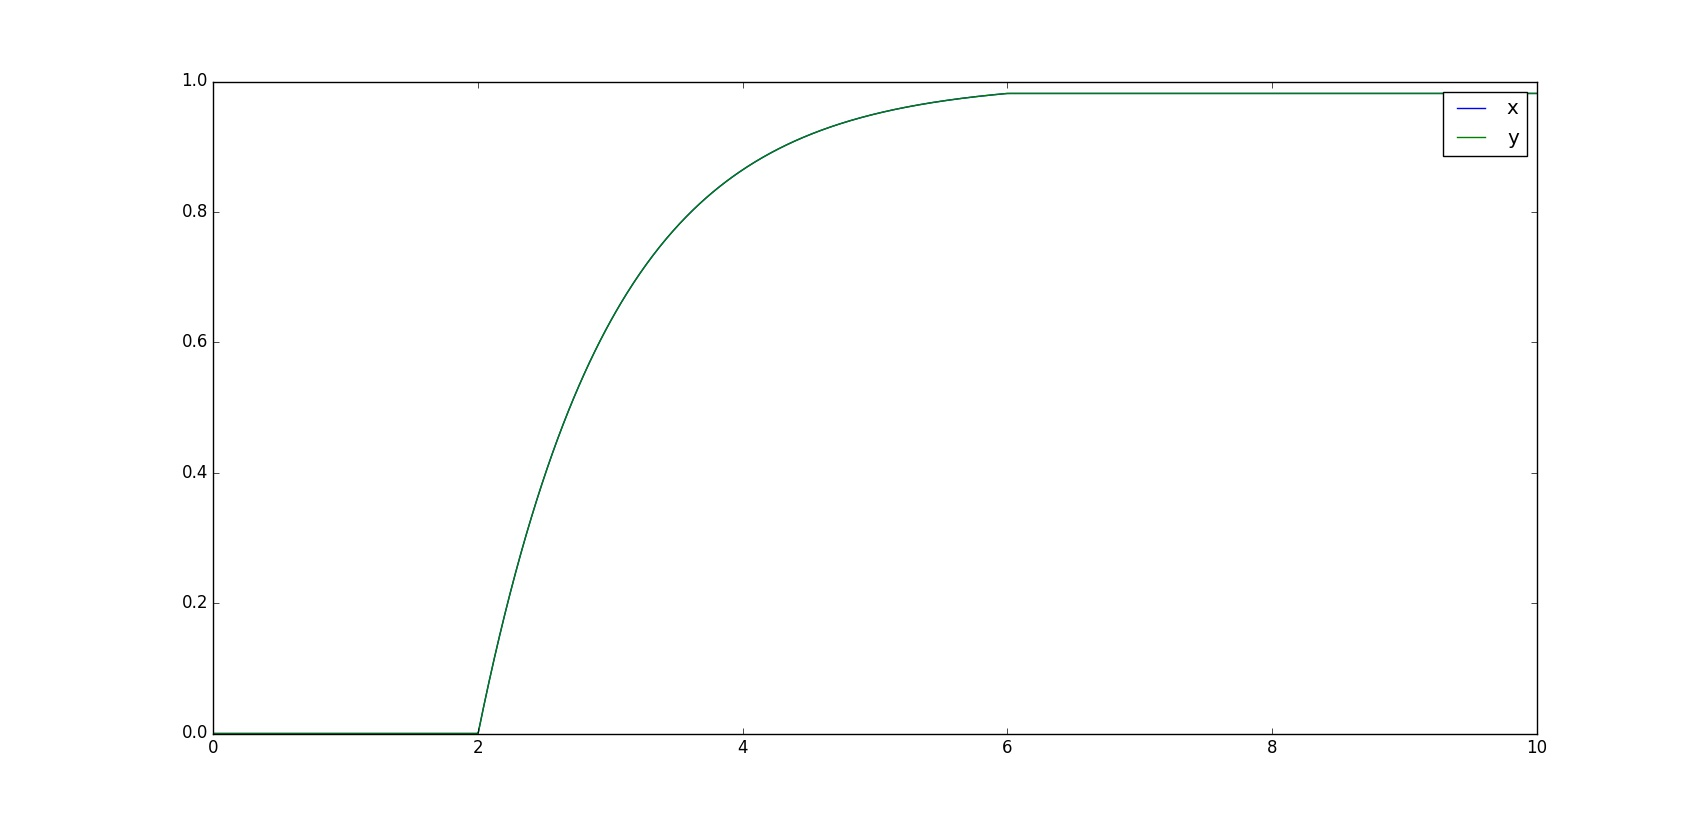

Python code for this plot:
# -*- coding: utf-8 -*-
"""
Created on Sun Nov 27 17:19:01 2016

@author: user
"""

import scipy.integrate as si
import numpy as np
import matplotlib.pyplot as plt
def sigm(t):
    if 2<t <6 :
        f=1
    else:
        f=0  
    return f
def sigm2(t):
    if 0.0<t  :
        f=1
    else:
        f=0  
    return f 	
def ode(y, t):
    #return [sigm2(y[1]),sigm2(y[0])*sigm(t)]

    return [0.5*sigm2(y[1])*sigm(t)+0.5*sigm(t)-y[0]*sigm(t),0.5*sigm2(y[0])*sigm(t)+0.5*sigm(t)-y[1]*sigm(t)]
    #return [1*sigm2(y[1])+sigm(t)-0.1*y[0],1*sigm2(y[0])+sigm(t)-0.1*y[1]]
t  = np.linspace(0, 10, 1000) 

yzero = np.array([0.,0.])
y = si.odeint(ode, yzero, t)

fig = plt.figure()
ax = fig.add_subplot(111)
plt.plot(t, y[:,0], label='x')
plt.plot(t, y[:,1], label='y')
handles, labels = ax.get_legend_handles_labels()
ax.legend(handles, labels)
plt.show()   
